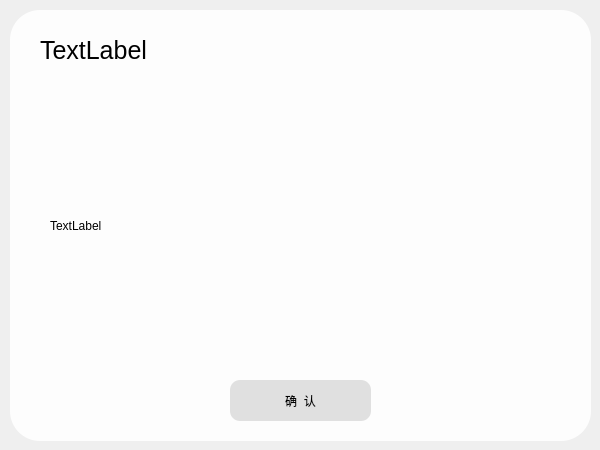
<?xml version="1.0" encoding="UTF-8"?>
<ui version="4.0">
 <class>messageWindow</class>
 <widget class="QDialog" name="messageWindow">
  <property name="geometry">
   <rect>
    <x>0</x>
    <y>0</y>
    <width>600</width>
    <height>450</height>
   </rect>
  </property>
  <property name="windowTitle">
   <string>Dialog</string>
  </property>
  <widget class="QWidget" name="mainArea" native="true">
   <property name="geometry">
    <rect>
     <x>10</x>
     <y>10</y>
     <width>581</width>
     <height>431</height>
    </rect>
   </property>
   <property name="styleSheet">
    <string notr="true">background-color:rgba(255, 255, 255, 0.9);
border-radius: 30px;</string>
   </property>
   <widget class="QLabel" name="title">
    <property name="geometry">
     <rect>
      <x>30</x>
      <y>20</y>
      <width>521</width>
      <height>41</height>
     </rect>
    </property>
    <property name="styleSheet">
     <string notr="true">background-color:rgba(0,0,0,0);
font-family: 'MiSans Demibold';
font-size: 25px;</string>
    </property>
    <property name="text">
     <string>TextLabel</string>
    </property>
   </widget>
   <widget class="QScrollArea" name="scrollArea">
    <property name="geometry">
     <rect>
      <x>30</x>
      <y>70</y>
      <width>521</width>
      <height>271</height>
     </rect>
    </property>
    <property name="styleSheet">
     <string notr="true">background-color:rgba(0,0,0,0);</string>
    </property>
    <property name="widgetResizable">
     <bool>true</bool>
    </property>
    <widget class="QWidget" name="scrollAreaWidget">
     <property name="geometry">
      <rect>
       <x>0</x>
       <y>0</y>
       <width>521</width>
       <height>271</height>
      </rect>
     </property>
     <widget class="QLabel" name="scrollContent">
      <property name="geometry">
       <rect>
        <x>10</x>
        <y>0</y>
        <width>501</width>
        <height>291</height>
       </rect>
      </property>
      <property name="styleSheet">
       <string notr="true">background-color:rgba(0,0,0,0);
font-family:'MiSans';
line-height: 50px;</string>
      </property>
      <property name="text">
       <string>TextLabel</string>
      </property>
     </widget>
    </widget>
   </widget>
   <widget class="QPushButton" name="confirmButton">
    <property name="geometry">
     <rect>
      <x>220</x>
      <y>370</y>
      <width>141</width>
      <height>41</height>
     </rect>
    </property>
    <property name="styleSheet">
     <string notr="true">border-radius: 10px;
background-color: rgba(195, 195, 195, 0.5);
font-family: 'MiSans';</string>
    </property>
    <property name="text">
     <string>确  认</string>
    </property>
   </widget>
  </widget>
 </widget>
 <resources/>
 <connections/>
</ui>
